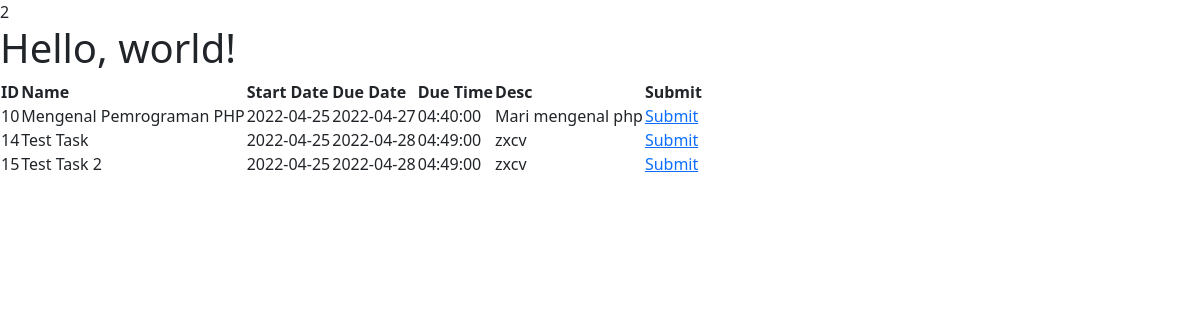
Screenshot of /Role/Student/assignment.php?subject_id=2 (signed in) with the database file from the repository.
### tables this page shows
CREATE TABLE `assignments` (
  `assignment_id` int(10) UNSIGNED NOT NULL,
  `assignment_name` varchar(100) NOT NULL,
  `assignment_start_date` datetime NOT NULL,
  `assignment_end_date` datetime NOT NULL,
  `assignment_desc` text NOT NULL,
  `assignment_type` enum('exam','task','','') NOT NULL,
  `subject_id` int(10) UNSIGNED NOT NULL,
  `mentor_id` int(10) UNSIGNED NOT NULL
);

### Model/DbConnect.php (called while the page is built)
<?php
class DbConnect
{
    private $host = "localhost";
    private $user = "root";
    private $pass = "";
    private $dbName = "incareer2";
    public function connect()
    {
        try {
            $conn = new PDO('mysql:host=' . $this->host . '; dbname=' . $this->dbName, $this->user, $this->pass);
            $conn->setAttribute(PDO::ATTR_ERRMODE, PDO::ERRMODE_EXCEPTION);
            return $conn;
        } catch (PDOException $e) {
            echo "Database Error: " . $e->getMessage();
        }
    }
}

### Model/Assignments.php (called while the page is built, shortened)
<?php
class Assignments
{
    private $dbConn;
    public function __construct()
    {
        require_once("DbConnect.php");
        $db = new DbConnect;
        $this->dbConn = $db->connect();
    }
    public function getAssignmentBySubjectId($id)
    {
        $stmt = $this->dbConn->prepare(
            "SELECT * FROM assignments WHERE subject_id = :sid"
        );
        $stmt->bindParam(":sid", $id);
        try {
            if ($stmt->execute()) {
                $assigments = $stmt->fetchAll(PDO::FETCH_ASSOC);
            }
        } catch (Exception $e) {
            return $e->getMessage();
        }
        return $assigments;
    }
}

### Role/Student/assignment.php (the view, shortened to what this page needs)
<?php
require_once('../../Model/Assignments.php');
$objAssign = new Assignments;
$allAssignments = $objAssign->getAssignmentBySubjectId($_GET['subject_id']);
?>
<!doctype html>
<html lang="en">
<head>
    <link href="https://cdn.jsdelivr.net/npm/bootstrap@5.1.3/dist/css/bootstrap.min.css" rel="stylesheet">
</head>
<body>
    <h1>Hello, world!</h1>
    <table>
        <thead>
            <th>ID</th>
            <th>Name</th>
            <th>Start Date</th>
            <th>Due Date</th>
            <th>Due Time</th>
            <th>Desc</th>
            <th>Submit</th>
        </thead>
        <tbody>
            <?php foreach ($allAssignments as $row => $assignment) : ?>
                <?php
                $arrStartDate = explode(" ", $assignment['assignment_start_date']);
                $arrEndDate = explode(" ", $assignment['assignment_end_date']);
                $startDate = $arrStartDate[0];
                $dueDate = $arrEndDate[0];
                $dueTime = $arrEndDate[1];
                ?>
                <tr>
                    <td><?= $assignment['assignment_id']; ?></td>
                    <td><?= $assignment['assignment_name']; ?></td>
                    <td><?= $startDate; ?></td>
                    <td><?= $dueDate; ?></td>
                    <td><?= $dueTime; ?></td>
                    <td><?= $assignment['assignment_desc']; ?></td>
                    <td><a href="submission.php?assignment_id=<?= $assignment['assignment_id']; ?>">Submit</a></td>
                </tr>
            <?php endforeach ?>
        </tbody>
    </table>
</body>
</html>

### rows the page displays
assignments: assignment_id "10", assignment_name "Mengenal Pemrograman PHP", assignment_start_date "2022-04-25", assignment_end_date "2022-04-27", assignment_end_date "04:40:00", assignment_desc "Mari mengenal php"
assignments: assignment_id "14", assignment_name "Test Task", assignment_start_date "2022-04-25", assignment_end_date "2022-04-28", assignment_end_date "04:49:00", assignment_desc "zxcv"
assignments: assignment_id "15", assignment_name "Test Task 2", assignment_start_date "2022-04-25", assignment_end_date "2022-04-28", assignment_end_date "04:49:00", assignment_desc "zxcv"
